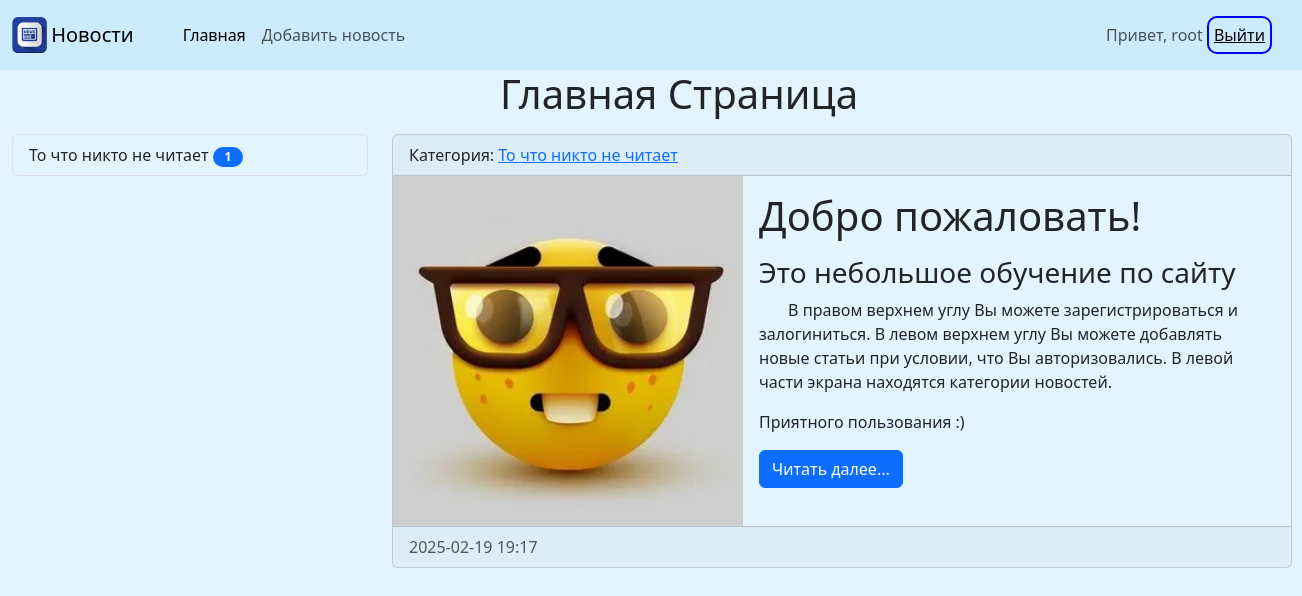
Page /news/ (signed in) on the committed database.
### News/models.py (models this page shows, shortened)
class Category(models.Model):
    title = models.CharField(max_length=150, db_index=True, verbose_name='Категория')
    def get_absolute_url(self):
        return reverse_lazy('Category', kwargs={'category_id': self.pk})
    class Meta:
        verbose_name='Категория'
        verbose_name_plural='Категории'
        ordering = ['title']

class News(models.Model):
    title = models.CharField(max_length=150, verbose_name='Заголовок')
    content = RichTextField(verbose_name='Текст')
    created_at = models.DateTimeField(auto_now_add=True, verbose_name='Время создания')
    updated_at = models.DateTimeField(auto_now=True, verbose_name='Время изменения')
    photo = models.ImageField(upload_to='media/%Y/%m/%d', verbose_name='Фото', blank=True, null=True)
    is_published = models.BooleanField(default=True, verbose_name='Публикация')
    category = models.ForeignKey('Category', on_delete=models.PROTECT, null=True, verbose_name='Категория')
    def get_absolute_url(self):
        return reverse_lazy('View_news', kwargs={'pk': self.pk})
    class Meta:
        verbose_name='Новость'
        verbose_name_plural = 'Новости'
        ordering = ['-created_at']

### News/views.py (the view)
# urls.py: path('', HomeNews.as_view(), name='Home'),
class HomeNews(ListView):
    model = News
    context_objects_name = 'news'
    template_name = 'News/home_news_list.html'
    extra_context = {'title': 'Главная'}
    paginate_by = 3
    def get_context_data(self, *, object_list=None, **kwargs):
        context = super().get_context_data(**kwargs)
        context['title'] = 'Главная страница'
        return context
    def get_queryset(self):
        return News.objects.filter(is_published=True).select_related('category')

### News/templatetags/news_tags.py (called while the page is built)
@register.inclusion_tag('News/list_categories.html')
def show_categories(arg1='Categories', arg2='list'):
    categories = Category.objects.annotate(cnt=Count('news')).filter(cnt__gt=0)
    if not categories:
        categories = Category.objects.annotate(cnt=Count('news', filter=F('news__is_published'))).filter(cnt__gt=0)
    return {
        'categories': categories,
        'arg1': arg1,
        'arg2': arg2
    }

### News/templates/News/home_news_list.html (shortened to what this page needs)
{% extends 'base_news.html' %}
{% block sidebar %}
    {% include 'inc/News/_sidebar.html' %}
{% endblock %}
{% block content %}
    {% for item in object_list%}
        <div class="card mb-3" style="width: 900px; background: #e4f4fe">
            <div class="card-header">
                {% if item.category %}
                    Категория: <a href="{{ item.category.get_absolute_url }}">{{ item.category.title }}</a>
                {% else %}
                    <span>Без категории</span>
                {% endif %}
            </div>
            <div class="media" style="display:flex">
                <div class="media-photo">
                    {% if item.photo %}
                        <img src="{{ item.photo.url }}" class="mr-3" width="350" alt="Photo">
                    {% else %}
                        <h6>Фото нет</h6>
                    {% endif %}
                </div>
                <div class="media-body">
                    <div class="card-body">
                        <h1 class="card-title">{{ item.title }}</h1>
                        {% autoescape off %}
                            <p class="card-text">{{ item.content|truncatewords:60|linebreaks }}</p>
                        {% endautoescape %}
                            <a href="{{ item.get_absolute_url }}" class="btn btn-primary">Читать далее...</a>
                    </div>
                </div>
            </div>
            <div class="card-footer text-body-secondary">
                {{ item.created_at|date:'Y-m-d H:i' }}
            </div>
        </div>
    {% endfor %}
{% endblock %}

### templates/inc/News/_nav.html (shortened to what this page needs)
{% load static %}
<nav class="navbar navbar-expand-lg" style="background: #ccebfd">
  <div class="container-fluid">
    <img src="{% static 'media/image.png' %}" style="width: 35px">&nbsp;
    <a class="navbar-brand">Новости</a>
    <div class="collapse navbar-collapse" id="navbarNav" style="margin-left: 25px">
      <ul class="navbar-nav">
        <li class="nav-item">
          <a class="nav-link active" aria-current="page" href="{% url 'Home' %}">Главная</a>
        </li>
        {% if request.user.is_authenticated %}
        <li class="nav-item">
          <a class="nav-link" href="{% url 'Add_news' %}">Добавить новость</a>
        </li>
        {% endif %}
      </ul>
    </div>
  </div>
  <span class="navbar-text" style="margin-right: 20px; display: flex; white-space: nowrap;">
    {% if request.user.is_authenticated %}
      <span class="auth" style="display: flex; margin-right: 10px; align-items: center;">
        Привет, {{ user.username }}&nbsp;<a href="{% url 'Logout' %}" style="border: 2px solid blue; padding: 5px; border-radius: 10px;">Выйти</a>
      </span>
    {% else %}
      <span class="noauth" style="margin-right: 10px; display: flex; align-items: center;">
        <a href="{% url 'Register' %}">Регистрация</a>&nbsp;|&nbsp;<a href="{% url 'Login' %}">Логин</a>
      </span>
    {% endif %}
  </span>
</nav>

### News/templates/News/list_categories.html
{% load news_tags %}
<div class="list-group">
   {% for cat in categories %}
        <a href="{{ cat.get_absolute_url }}" class="list-group-item list-group-item-action" style="background: #e4f4fe">{{ cat.title }}
            <span class="badge bg-primary rounded-pill" style="width: 30px;">
                {{ cat.cnt }}
            </span>
        </a>
   {% endfor %}
</div>

### NewsProject/static/css/style.css (style rules this page uses)
body { background-color: #ccc; }

### rows in the picture
Category: title "То что никто не читает", cnt "1"
News: category "То что никто не читает", photo (picture), title "Добро пожаловать!", content "Это небольшое обучение по сайту В правом верхнем углу Вы можете зарегистрироваться и залогиниться. В левом верхнем углу Вы можете добавлять новые статьи при условии, что Вы авторизовались. В левой части экрана находятся категории новостей. Приятного пользования :)", created_at "2025-02-19 19:17"

### other values in the picture
{{ user.username }} "root"
{{ title.title }} "Главная Страница"
